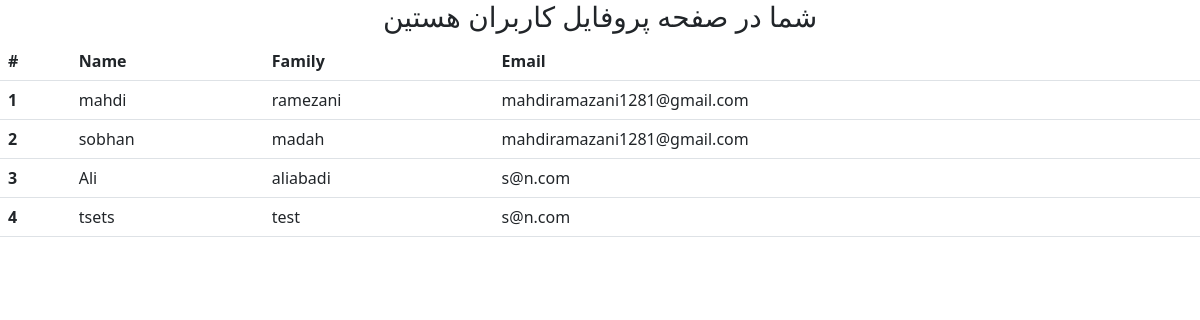
/profile/, run on the app's committed database.
### Profile_app/models.py (models this page shows, shortened)
class ProfileUSer(models.Model):
    name=models.CharField(max_length=50)
    family=models.CharField(max_length=50)
    bio=models.TextField()
    email=models.EmailField()

### Profile_app/views.py (the view)
# urls.py: path("",ProfileView),
def ProfileView(request):
    users=ProfileUSer.objects.all()
    return render(request,"Profile_app/index.html",context={"users":users})

### Profile_app/templates/Profile_app/index.html (shortened to what this page needs)
<html lang="en">
  <head>
    <link href="https://cdn.jsdelivr.net/npm/bootstrap@5.3.0-alpha2/dist/css/bootstrap.min.css" rel="stylesheet">
  </head>
  <body>
    <h3 class="text text-center">شما در صفحه پروفایل کاربران هستین</h3>
    <table class="table">
      <thead>
        <tr>
          <th scope="col">#</th>
          <th scope="col">Name</th>
          <th scope="col">Family</th>
          <th scope="col">Email</th>
        </tr>
      </thead>
      <tbody>
        {% for user in users %}
        <tr>
          <th scope="row">{{ forloop.counter }}</th>
          <td>{{ user.name }}</td>
          <td>{{ user.family }}</td>
          <td>{{ user.email }}</td>
        </tr>
        {% endfor %}
      </tbody>
    </table>
  </body>
</html>

### data on the page
ProfileUSer: name "mahdi", family "ramezani", email "mahdiramazani1281@gmail.com"
ProfileUSer: name "sobhan", family "madah", email "mahdiramazani1281@gmail.com"
ProfileUSer: name "Ali", family "aliabadi", email "s@n.com"
ProfileUSer: name "tsets", family "test", email "s@n.com"
